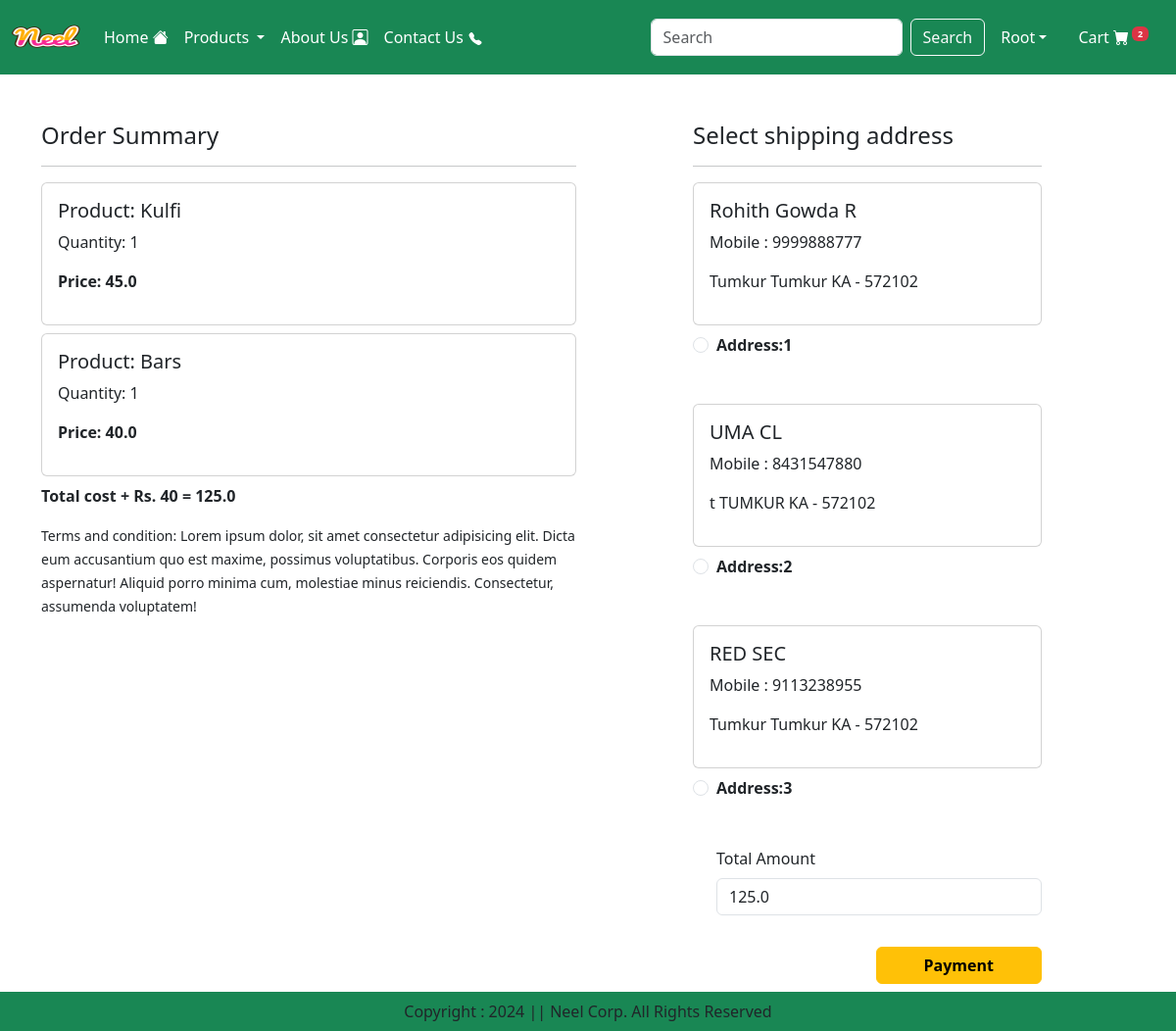
The page /checkout/ (signed in) on the database its author committed.
### app/models.py (models this page shows, shortened)
class Cart(models.Model):
    user = models.ForeignKey(User,on_delete=models.CASCADE)
    product = models.ForeignKey(Product,on_delete=models.CASCADE)
    quantity = models.PositiveIntegerField(default=1)

class Product(models.Model):
    title = models.CharField( max_length=100)
    selling_price = models.FloatField()
    discounted_price = models.FloatField()
    description = models.TextField()
    composition = models.TextField()
    prodapp = models.TextField(default='')
    category = models.CharField(choices=CATEGORY_CHOICES, max_length=2)
    product_image = models.ImageField(upload_to='product',null=True)

class Customer(models.Model):
    user = models.ForeignKey(User,on_delete=models.CASCADE)
    name = models.CharField(max_length=30)
    locality = models.CharField(max_length=300)
    city = models.CharField(max_length=50)
    mobile =models.IntegerField()
    zipcode = models.IntegerField()
    state = models.CharField(choices=STATE_CHOICES,max_length=50)

### app/views.py (the view)
# urls.py: path("checkout/",CheckoutView.as_view(),name="checkout"),
class CheckoutView(View):
    def get(self, request):
        cartitem = cart_num(request)
        user = request.user
        add = Customer.objects.filter(user=user)
        cart_items = Cart.objects.filter(user=user)
        famount = 0
        for p in cart_items:
            value = p.quantity * p.product.discounted_price
            famount+= value
        totalamount = famount + 40
        razoramount = int(totalamount * 100)
        client = razorpay.Client(auth=(settings.RAZOR_KEY_ID,settings.RAZOR_KEY_SECRET))
        data = { "amount": razoramount, "currency": "INR", "receipt": "order_rcptid_11" }
        payment_response = client.order.create(data=data)
        order_id = payment_response['id']
        order_status =payment_response['status']
        if order_status == 'created':
            payment = Payment(user = user,
                              amount =totalamount,
                              razorpay_order_id = order_id,
                              razorpay_payment_status = order_status)
            payment.save()
        return render(request,"checkout.html",locals())

### app/views.py (called while the page is built)
def cart_num(request)->int:
    if request.user.is_authenticated:
        return  len(Cart.objects.filter(user=request.user))

### app/templates/checkout.html (shortened to what this page needs)
{% extends "base.html" %}
{% load static %}
{% block main %}
<div class="container">
    <div class="row mt-5">
        <div class="col-sm-6">
            <h4>Order Summary</h4>
            <hr>
            {% for item in cart_items %}
            <div class="card mb-2">
                <div class="card-body">
                    <h5>Product: {{item.product.title}}</h5>
                    <p>Quantity: {{item.quantity}}</p>
                    <p class="fw-bold">Price: {{item.product.discounted_price}}</p>
                </div>
            </div>
            {% endfor %}
            <p class="fw-bold">Total cost + Rs. 40 = {{totalamount}}</p>
            <small>Terms and condition: Lorem ipsum dolor, sit amet consectetur adipisicing elit. Dicta eum accusantium quo est maxime, possimus voluptatibus. Corporis eos quidem aspernatur! Aliquid porro minima cum, molestiae minus reiciendis. Consectetur, assumenda voluptatem!</small>
        </div>
        <div class="col-sm-4 offset-sm-1">
            <h4>Select shipping address</h4>
            <hr>
            <form method="post" id="myform">
                {% for ad in add %}
                <div class="card">
                    <div class="card-body">
                        <h5>{{ad.name}}</h5>
                        <p>Mobile : {{ad.mobile}}</p>
                        <p>{{ad.locality}} {{ad.city}} {{ad.state}} - {{ad.zipcode}}</p>
                    </div>
                </div>
                <div class="form-check mt-2 mb-5">
                    <input  class="form-check-input" type="radio" name="custid" id="custadd{{forloop.counter}}" value="{{ad.id}}" required >
                    <label for="custadd{{forloop.counter}}" class="form-check-label fw-bold">Address:{{forloop.counter}}</label>
                </div>
                {% endfor %}
                <div class="form-check mb-3">
                    <label for="totalamount" class="form-label">Total Amount</label>
                    <input type="number" class="form-control" name="totalamount" readonly value="{{totalamount}}">
                </div>
                <div class="text-end">
                    <button id="rzp-button1" type="submit" class="btn btn-warning mt-3 px-5 fw-bold">Payment</button>
                </div>
            </form>
        </div>
    </div>
    </div>
<br><br>
{% endblock main %}

### app/templates/base.html (shortened to what this page needs)
{% load static %}
<!DOCTYPE html>
<html lang="en">
  <head>
    <link rel="stylesheet" href="https://cdn.jsdelivr.net/npm/bootstrap-icons@1.11.3/font/bootstrap-icons.min.css">
    <link
      href="https://cdn.jsdelivr.net/npm/bootstrap@5.3.3/dist/css/bootstrap.min.css"
      rel="stylesheet"
    />
    <link rel="stylesheet" href="{% static "css/owl.carousel.min.css" %}">
    <link rel="stylesheet" href="{% static "css/all.min.css" %}">
    <link rel="stylesheet" href="{% static "css/style.css" %}">
  </head>
  <body>
     <nav class="navbar navbar-expand-lg navbar-dark bg-success">
      <div class="container-fluid">
        <a class="navbar-brand" href=""><img src="{% static "images/neel.png" %}" width="70" height="50" alt=""> </a>
        <div class="collapse navbar-collapse" id="navbarSupportedContent">
          <ul class="navbar-nav me-auto mb-2 mb-lg-0">
            <li class="nav-item">
              <a class="nav-link active" aria-current="page" href="/">Home <i class="bi bi-house-fill"></i></a>
            </li>
            <li class="nav-item dropdown ">
              <a class="nav-link dropdown-toggle text-white" href="#" role="button" data-bs-toggle="dropdown" aria-expanded="false">
                Products
              </a>
            </li>
            <li class="nav-item">
              <a class="nav-link text-white" href="{% url 'about'%}"> About Us <i class="bi bi-person-square"></i></a>
            </li>
            <li class="nav-item">
              <a class="nav-link text-white" href="{% url 'contact'%}">Contact Us </a>
            </li>
          </ul>
          <form class="d-flex" role="search" action="/search">
            <input class="form-control me-2" name="search" type="search" placeholder="Search" aria-label="Search">
            <button class="btn btn-outline-light" type="submit">Search</button>
          </form>
        </div>
          <ul class="navbar-nav  me-auto mb-2 mb-lg-0">
            {% if request.user.is_authenticated %}
            <li class="nav-item dropdown mx-2">
              <a class="nav-link dropdown-toggle text-white" href="#" id="profileDropdown" role="button" data-bs-toggle="dropdown"
               aria-expanded="false">{{request.user.username|capfirst}}</a>
            </li>
            <li class="nav-item mx-2">
              <a href="{% url "showcart" %}" class="nav-link text-white">Cart <i class="bi bi-cart-fill"></i>{% if cartitem > 0 %}<sup>
                <span class="badge bg-danger">
                {{cartitem}}
              </span></sup>
              {% endif %}
              </a>
            </li>
            {% endif %}
          </ul>
      </div>
    </nav>
    {% block main %}{% endblock main %}
    <footer class="container-fluid fixed-bottom bg-success text-center p-2 mt-5">
      Copyright : 2024 || Neel Corp. All Rights Reserved
    </footer>
  </body>
</html>

### rows shown on the page
Cart: product "Kulfi", quantity "1", product.discounted_price "45.0"
Cart: product "Bars", quantity "1", product.discounted_price "40.0"
Customer: name "Rohith Gowda R", mobile "9999888777", locality "Tumkur", city "Tumkur", state "KA", zipcode "572102"
Customer: name "UMA CL", mobile "8431547880", locality "t", city "TUMKUR", state "KA", zipcode "572102"
Customer: name "RED SEC", mobile "9113238955", locality "Tumkur", city "Tumkur", state "KA", zipcode "572102"

### other values the page prints
{{ request.user.username|capfirst }} "Root"
{{ cartitem }} "2"
{{ totalamount }} "125.0"
